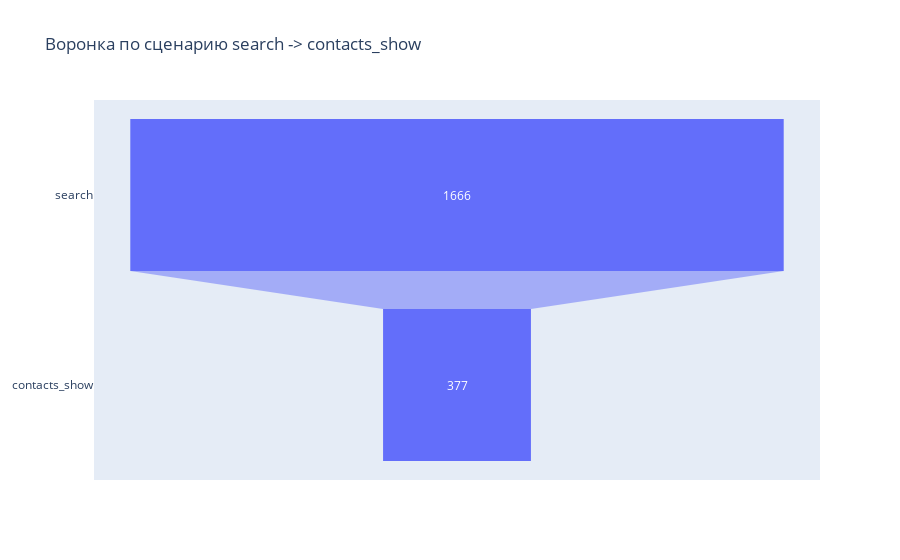

Source (notebook cell):
### Markdown cell above
Построим воронку по сценарию search -> contacts_show.

### Code cell
funnel(df_unique_events, 'search', 'contacts_show')

### Figure 1 — Plotly figure (JSON) as saved in the notebook; plotly's stock layout.template omitted (floating-point values rounded to 4 significant figures)
{"data": [{"type": "funnel", "x": [1666, 377], "y": ["search", "contacts_show"]}], "layout": {"title": {"text": "Воронка по сценарию search -> contacts_show"}}}
